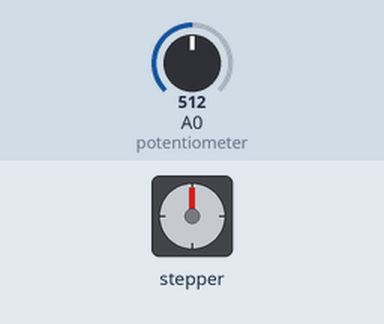
This sketch was run on a simulated Arduino Uno, built with avr-gcc and run on an emulated ATmega328P. On the bench: stepper motor. Wiring (inferred from the names in the program): stepper motor driver (200 steps per turn assumed): step pin 3; direction pin 4. The test bench sets the inputs (shaded band); at power-on: A0 (potentiometer) = 512.

Above: at 0.15 s.
At 10.35 s:
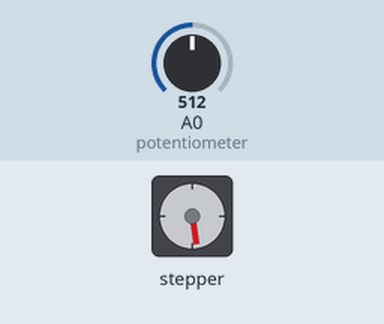
At 19.65 s:
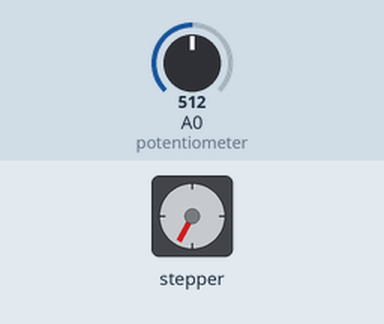
At 39.75 s:
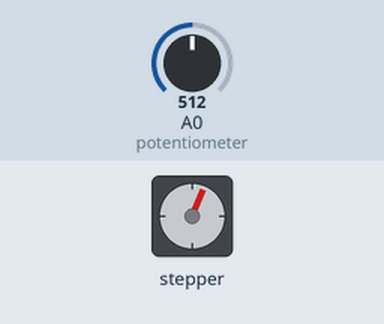
Timing chart, 0 to 40.0 s (numbered marks = the images above):
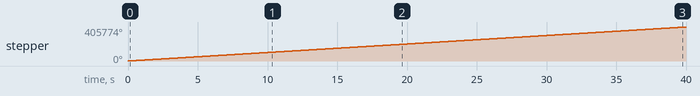

The sketch:

test_velocidad_pote_MPP.ino
```cpp
// Defines pins numbers
const int stepPin = 3;
const int dirPin = 4;
int customDelay,customDelayMapped; // Defines variables

void setup() {
  // Sets the two pins as Outputs
  pinMode(stepPin,OUTPUT);
  pinMode(dirPin,OUTPUT);

  digitalWrite(dirPin,HIGH); //Enables the motor to move in a particular direction
}
void loop() {

  customDelayMapped = speedUp(); // Gets custom delay values from the custom speedUp function
  // Makes pules with custom delay, depending on the Potentiometer, from which the speed of the motor depends
  digitalWrite(stepPin, HIGH);
  delayMicroseconds(3);
  digitalWrite(stepPin, LOW);
  delayMicroseconds(3);
}
// Function for reading the Potentiometer
int speedUp() {
  int customDelay = analogRead(A0); // Reads the potentiometer
  int newCustom = map(customDelay, 0, 1023, 300,4000); // Convrests the read values of the potentiometer from 0 to 1023 into desireded delay values (300 to 4000)
  return newCustom;
}
```

Measured:
- by itself, stepper: keeps turning clockwise at about 10144°/s
